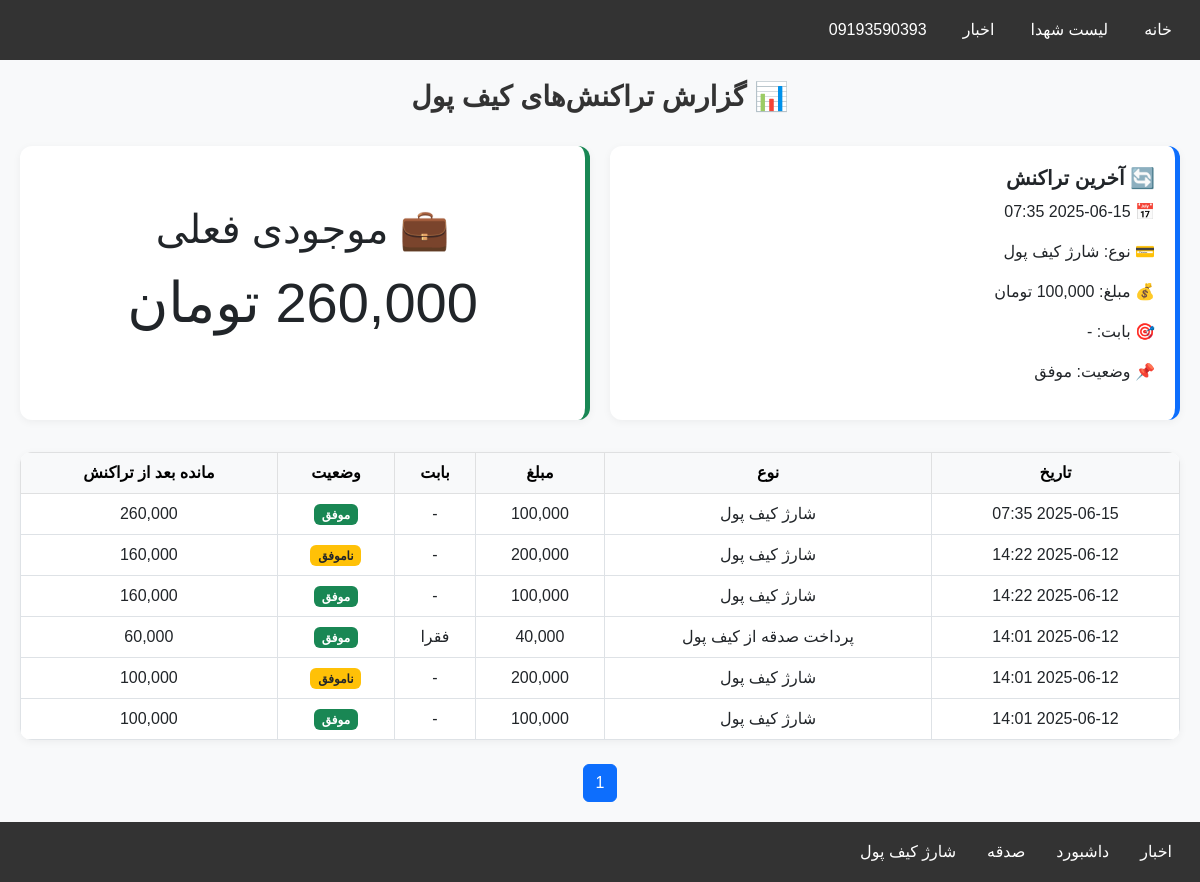
The app's page /wallet/report/ (signed in), older data.
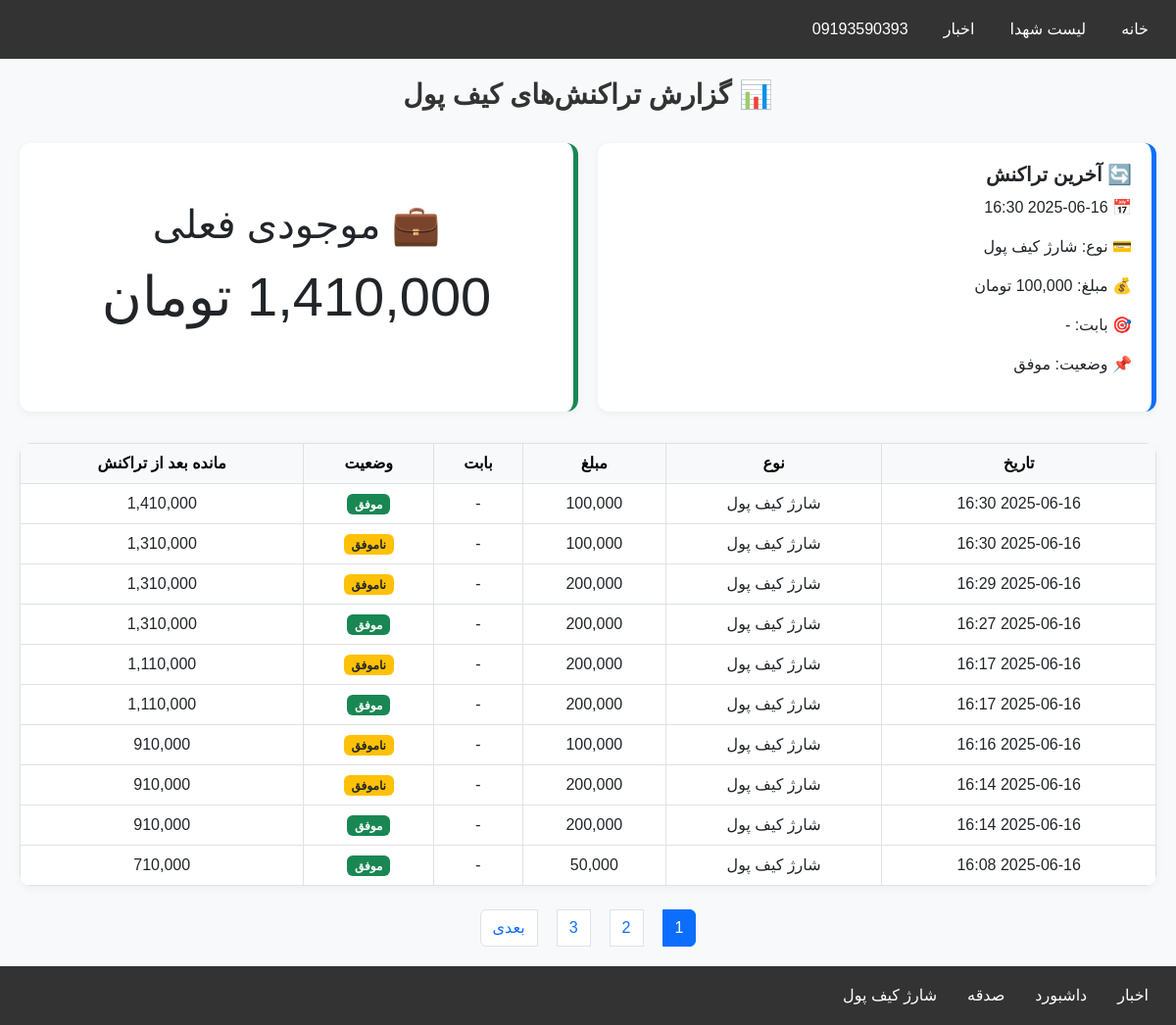
The same page, newer data.
### wallet/models.py (models this page shows, shortened)
class WalletTransaction(models.Model):
    TRANSACTION_TYPES = [
        ('CHARGE', 'شارژ کیف پول'),
        ('DONATION', 'پرداخت صدقه از کیف پول'),
    ]
    STATUS_CHOICES = [
        ('SUCCESS', 'موفق'),
        ('FAILED', 'ناموفق'),
        ('PENDING', 'در انتظار'),
    ]
    wallet = models.ForeignKey(
        Wallet,
        on_delete=models.CASCADE,
        related_name='transactions'
    )
    amount = models.PositiveIntegerField(verbose_name="مبلغ (تومان)")
    transaction_type = models.CharField(
        max_length=10,
        choices=TRANSACTION_TYPES,
        default='CHARGE'
    )
    cause = models.CharField(
        max_length=20,
        choices=Donation.CAUSES,
        null=True,
        blank=True,
        verbose_name="بابت صدقه"
    )
    status = models.CharField(
        max_length=10,
        choices=STATUS_CHOICES,
        default='SUCCESS'
    )
    created_at = models.DateTimeField(auto_now_add=True)
    ref_id = models.CharField(max_length=100, null=True, blank=True, verbose_name="شناسه مرجع تراکنش")

### wallet/views.py (the view)
# urls.py: path('report/', views.wallet_transactions_report, name='wallet_transactions_report'),
@login_required
def wallet_transactions_report(request):
    wallet = Wallet.objects.filter(user=request.user).first()
    if not wallet:
        return render(request, 'wallet/wallet_report.html', {
            'latest_tx': None,
            'wallet': None,
            'page_obj': [],
        })
    all_transactions = wallet.transactions.order_by('-created_at')
    tx_with_balances = []
    balance = wallet.balance
    for tx in all_transactions:
        tx_with_balances.append({
            'tx': tx,
            'balance_after': balance
        })
        if tx.status == 'SUCCESS':
            if tx.transaction_type == 'CHARGE':
                balance -= tx.amount
            elif tx.transaction_type == 'DONATION':
                balance += tx.amount
    paginator = Paginator(tx_with_balances, 10)
    page_number = request.GET.get('page')
    page_obj = paginator.get_page(page_number)
    return render(request, 'wallet/wallet_report.html', {
        'wallet': wallet,
        'latest_tx': all_transactions.first(),
        'page_obj': page_obj,
    })

### accounts/models.py (called while the page is built)
    def get_full_name(self):
        return f"{self.first_name} {self.last_name}".strip()

### templates/wallet/wallet_report.html (shortened to what this page needs)
{% extends "base.html" %}
{% load static %}
{% load humanize %}
{% block content %}
<h2 class="wallet-header">📊 گزارش تراکنش‌های کیف پول</h2>
<div class="wallet-cards">
  {% if latest_tx %}
    <div class="wallet-card bg-latest">
      <h5>🔄 آخرین تراکنش</h5>
      <p>📅 {{ latest_tx.created_at|date:"Y-m-d H:i" }}</p>
      <p>💳 نوع: {{ latest_tx.get_transaction_type_display }}</p>
      <p>💰 مبلغ: {{ latest_tx.amount|floatformat:0|intcomma }} تومان</p>
      <p>🎯 بابت: {{ latest_tx.get_cause_display|default:"-" }}</p>
      <p>📌 وضعیت: {{ latest_tx.get_status_display }}</p>
    </div>
  {% endif %}
  {% if wallet %}
    <div class="wallet-card bg-balance text-center">
      <h1>💼 موجودی فعلی</h1>
      <p style="font-size: 3.5rem;">{{ wallet.balance|floatformat:0|intcomma }} تومان</p>
    </div>
  {% endif %}
</div>
<div class="wallet-table mt-4">
  <table class="table table-bordered table-hover mb-0">
    <thead class="table-light">
      <tr>
        <th>تاریخ</th>
        <th>نوع</th>
        <th>مبلغ</th>
        <th>بابت</th>
        <th>وضعیت</th>
        <th>مانده بعد از تراکنش</th>
      </tr>
    </thead>
    <tbody>
      {% for item in page_obj %}
        <tr>
          <td>{{ item.tx.created_at|date:"Y-m-d H:i" }}</td>
          <td>{{ item.tx.get_transaction_type_display }}</td>
          <td>{{ item.tx.amount|floatformat:0|intcomma }}</td>
          <td>{{ item.tx.get_cause_display|default:"-" }}</td>
          <td>
            {% if item.tx.status == 'SUCCESS' %}
              <span class="badge bg-success">موفق</span>
            {% else %}
              <span class="badge bg-warning text-dark">ناموفق</span>
            {% endif %}
          </td>
          <td>{{ item.balance_after|floatformat:0|intcomma }}</td>
        </tr>
      {% empty %}
        <tr><td colspan="6">تراکنشی یافت نشد.</td></tr>
      {% endfor %}
    </tbody>
  </table>
</div>
<nav>
  <ul class="pagination">
    {% for num in page_obj.paginator.page_range %}
      <li class="page-item {% if page_obj.number == num %}active{% endif %}">
        <a class="page-link" href="?page={{ num }}">{{ num }}</a>
      </li>
    {% endfor %}
    {% if page_obj.has_next %}
      <li class="page-item">
        <a class="page-link" href="?page={{ page_obj.next_page_number }}">بعدی</a>
      </li>
    {% endif %}
  </ul>
</nav>
{% endblock %}

Row changes from the older to the newer data that the page shows:
no longer on this page (row unchanged): WalletTransaction: created_at "2025-06-15 07:35", transaction_type "شارژ کیف پول", cause "-", status "موفق", tx.created_at "2025-06-15 07:35", tx.transaction_type "شارژ کیف پول", tx.amount "100,000", tx.cause "-", balance_after "260,000"
no longer on this page (row unchanged): WalletTransaction: tx.created_at "2025-06-12 14:22", tx.transaction_type "شارژ کیف پول", tx.amount "200,000", tx.cause "-", status "ناموفق", balance_after "160,000"
no longer on this page (row unchanged): WalletTransaction: tx.created_at "2025-06-12 14:22", tx.transaction_type "شارژ کیف پول", tx.amount "100,000", tx.cause "-", status "موفق", balance_after "160,000"
no longer on this page (row unchanged): WalletTransaction: tx.created_at "2025-06-12 14:01", tx.transaction_type "پرداخت صدقه از کیف پول", tx.amount "40,000", tx.cause "فقرا", status "موفق", balance_after "60,000"
no longer on this page (row unchanged): WalletTransaction: tx.created_at "2025-06-12 14:01", tx.transaction_type "شارژ کیف پول", tx.amount "200,000", tx.cause "-", status "ناموفق", balance_after "100,000"
no longer on this page (row unchanged): WalletTransaction: tx.created_at "2025-06-12 14:01", tx.transaction_type "شارژ کیف پول", tx.amount "100,000", tx.cause "-", status "موفق", balance_after "100,000"
added WalletTransaction: created_at "2025-06-16 16:30", transaction_type "شارژ کیف پول", cause "-", status "موفق", tx.created_at "2025-06-16 16:30", tx.transaction_type "شارژ کیف پول", tx.amount "100,000", tx.cause "-", balance_after "1,410,000"
added WalletTransaction: tx.created_at "2025-06-16 16:30", tx.transaction_type "شارژ کیف پول", tx.amount "100,000", tx.cause "-", status "ناموفق", balance_after "1,310,000"
added WalletTransaction: tx.created_at "2025-06-16 16:29", tx.transaction_type "شارژ کیف پول", tx.amount "200,000", tx.cause "-", status "ناموفق", balance_after "1,310,000"
added WalletTransaction: tx.created_at "2025-06-16 16:27", tx.transaction_type "شارژ کیف پول", tx.amount "200,000", tx.cause "-", status "موفق", balance_after "1,310,000"
added WalletTransaction: tx.created_at "2025-06-16 16:17", tx.transaction_type "شارژ کیف پول", tx.amount "200,000", tx.cause "-", status "ناموفق", balance_after "1,110,000"
added WalletTransaction: tx.created_at "2025-06-16 16:17", tx.transaction_type "شارژ کیف پول", tx.amount "200,000", tx.cause "-", status "موفق", balance_after "1,110,000"
added WalletTransaction: tx.created_at "2025-06-16 16:16", tx.transaction_type "شارژ کیف پول", tx.amount "100,000", tx.cause "-", status "ناموفق", balance_after "910,000"
added WalletTransaction: tx.created_at "2025-06-16 16:14", tx.transaction_type "شارژ کیف پول", tx.amount "200,000", tx.cause "-", status "ناموفق", balance_after "910,000"
added WalletTransaction: tx.created_at "2025-06-16 16:14", tx.transaction_type "شارژ کیف پول", tx.amount "200,000", tx.cause "-", status "موفق", balance_after "910,000"
added WalletTransaction: tx.created_at "2025-06-16 16:08", tx.transaction_type "شارژ کیف پول", tx.amount "50,000", tx.cause "-", status "موفق", balance_after "710,000"
Text that changed along with them:
new list line: "2"
new list line: "3"
text now shown: "بعدی"
